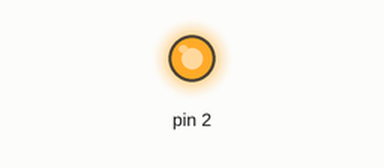
Simulated run of this sketch. Board: Arduino Uno, built with avr-gcc and run on an emulated ATmega328P. On the bench: output pins drawn as LEDs (lit = HIGH). What the sketch prints to the serial monitor is not drawn.

Above: at 0.1 s.
Timing chart, 0 to 37.8 s (numbered marks = the images above):
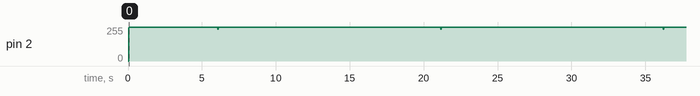

Measured:
- by itself, pin 2: 0/255 → 255/255 at 0.05 s

The sketch:

due_sw_uart_TX.ino
```cpp
// ARQUIVO PARA REALIZAR O PROCESSO COM AS VARIÁVEIS E FUNÇÕES

#include "sw_uart.h"

due_sw_uart uart;

void setup() {
  Serial.begin(9600);
  sw_uart_setup(&uart, 2);
}

void loop() {
 send_byte();
 delay(3000);
}

void send_byte() {
  char msg[6] = {'a', 'd', 'n', 'e', 'y',' '};
  for (int i =0; i< sizeof(msg) / sizeof(msg[0]); i++){
    char letter = msg[i];
    sw_uart_send_byte(&uart, letter);
    delay(2000);
  }
  Serial.println("MENSAGEM ENVIADA");
}
```

sw_uart.cpp
```cpp
// ARQUIVO PARA CRIAÇÃO DE FUNÇÕES

// importando as variáveis
#include "sw_uart.h"
// importação para melhorar compilamento do computador
#pragma GCC optimize ("-O3")

void sw_uart_setup(due_sw_uart *uart, int tx) {
  uart->pin_tx     = tx;
  pinMode(tx, OUTPUT);
}


int calc_even_parity(char data) {
  int ones = 0;
  for(int i = 0; i < 8; i++) {
    ones += (data >> i) & 0x01;
  }
  return ones % 2;
}

void sw_uart_send_byte(due_sw_uart *uart, char data) {
  // Primeiro vamos deixar o sinal em alto por 5 vezes o período de um bit
  digitalWrite(uart->pin_tx, HIGH);
  _sw_uart_wait_T(uart);
  _sw_uart_wait_T(uart);
  _sw_uart_wait_T(uart);
  _sw_uart_wait_T(uart);
  _sw_uart_wait_T(uart);

  // Agora vamos baixar o sinal para mandar o "start bit"
  digitalWrite(uart->pin_tx, LOW);
  _sw_uart_wait_T(uart);

  // Agora o server está esperando a mensagem, então vamos enviá-la
  for (int i=0; i<8; i++){
    digitalWrite(uart->pin_tx,(data >> i) & 0x01);
    _sw_uart_wait_T(uart);
  }

  // Enviada a mensagem é necessário agora enviar o bit de paridade
  int bitParidade = calc_even_parity(data);
  digitalWrite(uart->pin_tx, bitParidade);
  _sw_uart_wait_T(uart);

  // Feito isso já teremos enviado todo o necessário, faltando apenas o stopbit
  digitalWrite(uart->pin_tx, HIGH);
  _sw_uart_wait_T(uart);

  // Mensagem enviada!!
}


// MCK 21MHz
void _sw_uart_wait_half_T(due_sw_uart *uart) {
  for(int i = 0; i < 1093; i++)
    asm("NOP");
}

void _sw_uart_wait_T(due_sw_uart *uart) {
  _sw_uart_wait_half_T(uart);
  _sw_uart_wait_half_T(uart);
}
```

sw_uart.h
```cpp
// ARQUIVO PARA DECLARAR VARIÁVEIS

#ifndef SW_UART_HEADER
#define SW_UART_HEADER

#include <Arduino.h>

struct due_sw_uart {
	int pin_tx;
};

typedef struct due_sw_uart due_sw_uart;

#define SW_UART_SUCCESS 		0
#define SW_UART_ERROR_FRAMING 	112
#define SW_UART_ERROR_PARITY  	2
#define SW_UART_NO_PARITY 		0
#define SW_UART_ODD_PARITY 		1
#define SW_UART_EVEN_PARITY 	2


void sw_uart_setup(due_sw_uart *uart, int tx);
void sw_uart_send_byte(due_sw_uart *uart, char data);

void _sw_uart_wait_half_T(due_sw_uart *uart);
void _sw_uart_wait_T(due_sw_uart *uart);

#endif
```
